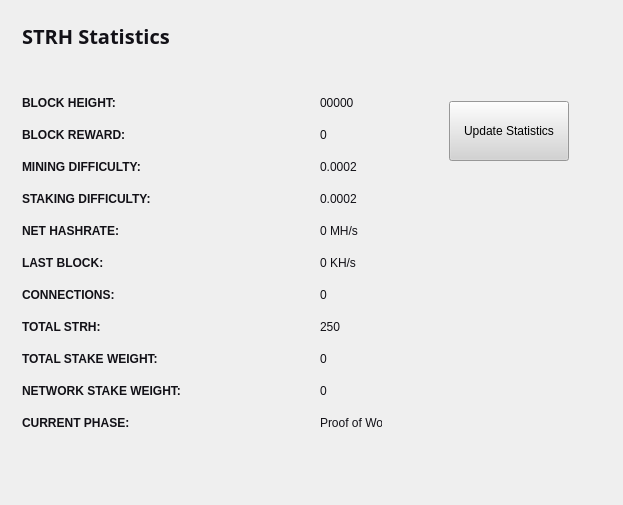
<?xml version="1.0" encoding="UTF-8"?>
<ui version="4.0">
 <class>StatisticsPage</class>
 <widget class="QWidget" name="StatisticsPage">
  <property name="windowModality">
   <enum>Qt::NonModal</enum>
  </property>
  <property name="geometry">
   <rect>
    <x>0</x>
    <y>0</y>
    <width>623</width>
    <height>505</height>
   </rect>
  </property>
  <property name="windowTitle">
   <string>Digging</string>
  </property>
  <property name="styleSheet">
   <string notr="true">color:#ffffff;
font-family:'Open Sans,sans-serif';</string>
  </property>
  <layout class="QGridLayout" name="gridLayout">
   <property name="sizeConstraint">
    <enum>QLayout::SetMaximumSize</enum>
   </property>
   <item row="0" column="1">
    <widget class="QFrame" name="frame">
     <property name="minimumSize">
      <size>
       <width>213</width>
       <height>0</height>
      </size>
     </property>
     <property name="frameShape">
      <enum>QFrame::NoFrame</enum>
     </property>
     <property name="frameShadow">
      <enum>QFrame::Raised</enum>
     </property>
     <widget class="QPushButton" name="startButton">
      <property name="geometry">
       <rect>
        <x>50</x>
        <y>90</y>
        <width>120</width>
        <height>60</height>
       </rect>
      </property>
      <property name="sizePolicy">
       <sizepolicy hsizetype="Fixed" vsizetype="Fixed">
        <horstretch>0</horstretch>
        <verstretch>0</verstretch>
       </sizepolicy>
      </property>
      <property name="minimumSize">
       <size>
        <width>120</width>
        <height>60</height>
       </size>
      </property>
      <property name="styleSheet">
       <string notr="true">background:lightgrey; color:black;</string>
      </property>
      <property name="text">
       <string>Update Statistics</string>
      </property>
     </widget>
    </widget>
   </item>
   <item row="0" column="0">
    <widget class="QFrame" name="gridFrame_2">
     <layout class="QGridLayout" name="gridLayout_4">
      <item row="3" column="0">
       <layout class="QFormLayout" name="formLayout_2">
        <property name="fieldGrowthPolicy">
         <enum>QFormLayout::FieldsStayAtSizeHint</enum>
        </property>
        <property name="horizontalSpacing">
         <number>139</number>
        </property>
        <property name="verticalSpacing">
         <number>18</number>
        </property>
        <property name="rightMargin">
         <number>0</number>
        </property>
        <item row="1" column="0">
         <widget class="QLabel" name="label_14">
          <property name="text">
           <string>&lt;html&gt;&lt;head/&gt;&lt;body&gt;&lt;p&gt;&lt;span style=&quot; font-weight:600; color:#121117;&quot;&gt;BLOCK HEIGHT:&lt;/span&gt;&lt;/p&gt;&lt;/body&gt;&lt;/html&gt;</string>
          </property>
         </widget>
        </item>
        <item row="1" column="1">
         <widget class="QLabel" name="heightBox">
          <property name="styleSheet">
           <string notr="true">color:#121117;</string>
          </property>
          <property name="text">
           <string>00000</string>
          </property>
         </widget>
        </item>
        <item row="2" column="0">
         <widget class="QLabel" name="label_12">
          <property name="text">
           <string>&lt;html&gt;&lt;head/&gt;&lt;body&gt;&lt;p&gt;&lt;span style=&quot; font-weight:600; color:#121117;&quot;&gt;BLOCK REWARD:&lt;/span&gt;&lt;/p&gt;&lt;/body&gt;&lt;/html&gt;</string>
          </property>
         </widget>
        </item>
        <item row="2" column="1">
         <widget class="QLabel" name="rewardBox">
          <property name="styleSheet">
           <string notr="true">color:#121117;</string>
          </property>
          <property name="text">
           <string>0</string>
          </property>
         </widget>
        </item>
        <item row="3" column="0">
         <widget class="QLabel" name="label_13">
          <property name="text">
           <string>&lt;html&gt;&lt;head/&gt;&lt;body&gt;&lt;p&gt;&lt;span style=&quot; font-weight:600; color:#121117;&quot;&gt;MINING DIFFICULTY:&lt;/span&gt;&lt;/p&gt;&lt;/body&gt;&lt;/html&gt;</string>
          </property>
         </widget>
        </item>
        <item row="3" column="1">
         <widget class="QLabel" name="diffBox">
          <property name="styleSheet">
           <string notr="true">color:#121117;</string>
          </property>
          <property name="text">
           <string>0.0002</string>
          </property>
         </widget>
        </item>
        <item row="4" column="0">
         <widget class="QLabel" name="label_9">
          <property name="text">
           <string>&lt;html&gt;&lt;head/&gt;&lt;body&gt;&lt;p&gt;&lt;span style=&quot; font-weight:600; color:#121117;&quot;&gt;STAKING DIFFICULTY:&lt;/span&gt;&lt;/p&gt;&lt;/body&gt;&lt;/html&gt;</string>
          </property>
         </widget>
        </item>
        <item row="4" column="1">
         <widget class="QLabel" name="diffBox2">
          <property name="styleSheet">
           <string notr="true">color:#121117;</string>
          </property>
          <property name="text">
           <string>0.0002</string>
          </property>
         </widget>
        </item>
        <item row="5" column="1">
         <widget class="QLabel" name="pawrateBox">
          <property name="styleSheet">
           <string notr="true">color:#121117;</string>
          </property>
          <property name="text">
           <string>0 MH/s</string>
          </property>
         </widget>
        </item>
        <item row="6" column="0">
         <widget class="QLabel" name="label3_2">
          <property name="sizePolicy">
           <sizepolicy hsizetype="Preferred" vsizetype="Maximum">
            <horstretch>0</horstretch>
            <verstretch>0</verstretch>
           </sizepolicy>
          </property>
          <property name="text">
           <string>&lt;html&gt;&lt;head/&gt;&lt;body&gt;&lt;p&gt;&lt;span style=&quot; font-weight:600; color:#121117;&quot;&gt;LAST BLOCK:&lt;/span&gt;&lt;/p&gt;&lt;/body&gt;&lt;/html&gt;</string>
          </property>
         </widget>
        </item>
        <item row="6" column="1">
         <widget class="QLabel" name="localBox">
          <property name="styleSheet">
           <string notr="true">color:#121117;</string>
          </property>
          <property name="text">
           <string>0 KH/s</string>
          </property>
         </widget>
        </item>
        <item row="7" column="0">
         <widget class="QLabel" name="label1_2">
          <property name="text">
           <string>&lt;html&gt;&lt;head/&gt;&lt;body&gt;&lt;p&gt;&lt;span style=&quot; font-weight:600; color:#121117;&quot;&gt;CONNECTIONS:&lt;/span&gt;&lt;/p&gt;&lt;/body&gt;&lt;/html&gt;</string>
          </property>
         </widget>
        </item>
        <item row="7" column="1">
         <widget class="QLabel" name="connectionBox">
          <property name="styleSheet">
           <string notr="true">color:#121117;</string>
          </property>
          <property name="text">
           <string>0</string>
          </property>
         </widget>
        </item>
        <item row="8" column="0">
         <widget class="QLabel" name="label_8">
          <property name="text">
           <string>&lt;html&gt;&lt;head/&gt;&lt;body&gt;&lt;p&gt;&lt;span style=&quot; font-weight:600; color:#121117;&quot;&gt;TOTAL STRH:&lt;/span&gt;&lt;/p&gt;&lt;/body&gt;&lt;/html&gt;</string>
          </property>
         </widget>
        </item>
        <item row="8" column="1">
         <widget class="QLabel" name="volumeBox">
          <property name="styleSheet">
           <string notr="true">color:#121117;</string>
          </property>
          <property name="text">
           <string>250</string>
          </property>
         </widget>
        </item>
        <item row="9" column="0">
         <widget class="QLabel" name="label_10">
          <property name="text">
           <string>&lt;html&gt;&lt;head/&gt;&lt;body&gt;&lt;p&gt;&lt;span style=&quot; font-weight:600; color:#121117;&quot;&gt;TOTAL STAKE WEIGHT:&lt;/span&gt;&lt;/p&gt;&lt;/body&gt;&lt;/html&gt;</string>
          </property>
         </widget>
        </item>
        <item row="9" column="1">
         <widget class="QLabel" name="minBox">
          <property name="styleSheet">
           <string notr="true">color:#121117;</string>
          </property>
          <property name="text">
           <string>0</string>
          </property>
         </widget>
        </item>
        <item row="10" column="0">
         <widget class="QLabel" name="label_11">
          <property name="text">
           <string>&lt;html&gt;&lt;head/&gt;&lt;body&gt;&lt;p&gt;&lt;span style=&quot; font-weight:600; color:#121117;&quot;&gt;NETWORK STAKE WEIGHT:&lt;/span&gt;&lt;/p&gt;&lt;/body&gt;&lt;/html&gt;</string>
          </property>
         </widget>
        </item>
        <item row="10" column="1">
         <widget class="QLabel" name="maxBox">
          <property name="styleSheet">
           <string notr="true">color:#121117;</string>
          </property>
          <property name="text">
           <string>0</string>
          </property>
         </widget>
        </item>
        <item row="11" column="0">
         <widget class="QLabel" name="label_15">
          <property name="text">
           <string>&lt;html&gt;&lt;head/&gt;&lt;body&gt;&lt;p&gt;&lt;span style=&quot; font-weight:600; color:#121117;&quot;&gt;CURRENT PHASE:&lt;/span&gt;&lt;/p&gt;&lt;/body&gt;&lt;/html&gt;</string>
          </property>
         </widget>
        </item>
        <item row="11" column="1">
         <widget class="QLabel" name="cBox">
          <property name="styleSheet">
           <string notr="true">color:#121117;</string>
          </property>
          <property name="text">
           <string>Proof of Work</string>
          </property>
         </widget>
        </item>
        <item row="5" column="0">
         <widget class="QLabel" name="label_16">
          <property name="text">
           <string>&lt;html&gt;&lt;head/&gt;&lt;body&gt;&lt;p&gt;&lt;span style=&quot; font-weight:600; color:#121117;&quot;&gt;NET HASHRATE:&lt;/span&gt;&lt;/p&gt;&lt;/body&gt;&lt;/html&gt;</string>
          </property>
         </widget>
        </item>
       </layout>
      </item>
      <item row="1" column="0">
       <layout class="QHBoxLayout" name="horizontalLayout_4">
        <property name="spacing">
         <number>7</number>
        </property>
        <item>
         <widget class="QLabel" name="label_5">
          <property name="font">
           <font>
            <family>Open Sans,sans-serif</family>
           </font>
          </property>
          <property name="text">
           <string>&lt;html&gt;&lt;head/&gt;&lt;body&gt;&lt;p&gt;&lt;span style=&quot; font-size:20px; font-weight:600; color:#121117;&quot;&gt;STRH Statistics&lt;/span&gt;&lt;/p&gt;&lt;/body&gt;&lt;/html&gt;</string>
          </property>
         </widget>
        </item>
        <item>
         <spacer name="horizontalSpacer_2">
          <property name="orientation">
           <enum>Qt::Horizontal</enum>
          </property>
          <property name="sizeHint" stdset="0">
           <size>
            <width>40</width>
            <height>20</height>
           </size>
          </property>
         </spacer>
        </item>
       </layout>
      </item>
      <item row="2" column="0">
       <spacer name="verticalSpacer_2">
        <property name="orientation">
         <enum>Qt::Vertical</enum>
        </property>
        <property name="sizeHint" stdset="0">
         <size>
          <width>20</width>
          <height>40</height>
         </size>
        </property>
       </spacer>
      </item>
     </layout>
    </widget>
   </item>
   <item row="1" column="0">
    <spacer name="verticalSpacer">
     <property name="orientation">
      <enum>Qt::Vertical</enum>
     </property>
     <property name="sizeHint" stdset="0">
      <size>
       <width>20</width>
       <height>40</height>
      </size>
     </property>
    </spacer>
   </item>
  </layout>
 </widget>
 <layoutdefault spacing="6" margin="11"/>
 <resources/>
 <connections/>
</ui>
